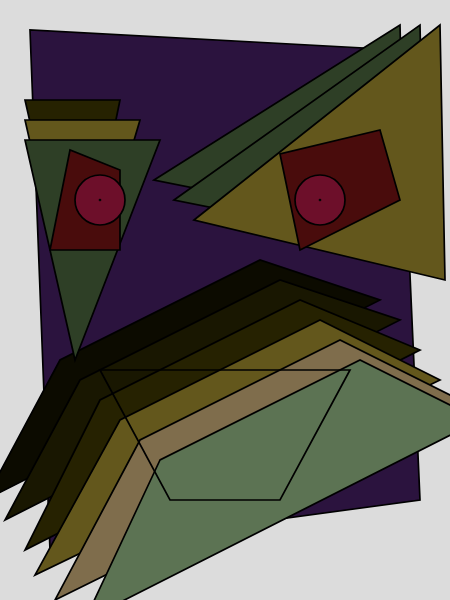
Frame 1 (no input)
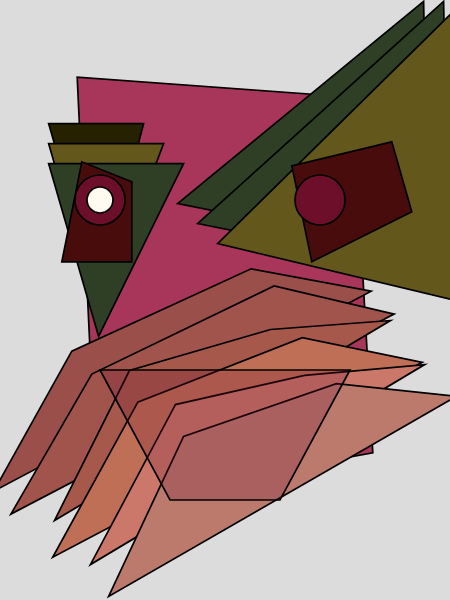
Frame 60 (no input)
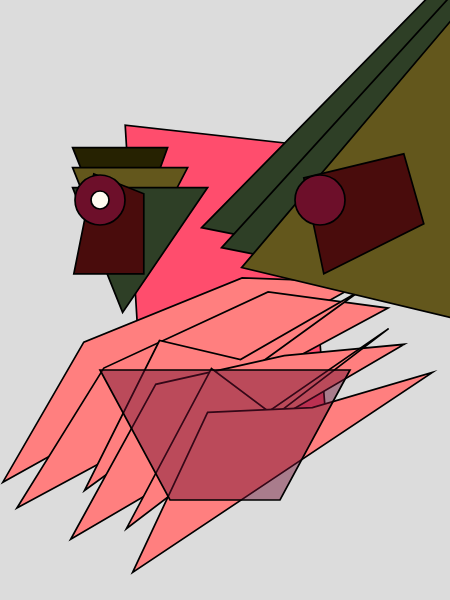
Frame 120 (the mouse pressed at the canvas centre since frame 60)

The p5.js sketch that drew these frames (run headless with seeded random() and noise() and a simulated clock; from frame 60 on, the mouse is pressed at the canvas centre):

// p5.js sketch
// ── sketch.js
let quad1x1= 30
let quad1y1=30
let quad1x2= 50
let quad1y2=550
let quad1x3= 420
let quad1y3=500
let quad1x4= 400
let quad1y4=50
let quad2x1= 60
let quad2y1=360
let quad2x2= -15
let quad2y2=500
let quad2x3= 380
let quad2y3=300
let quad2x4= 260
let quad2y4=260
let quad3x1= 80
let quad3y1=380
let quad3x2= 5
let quad3y2=520
let quad3x3= 400
let quad3y3=320
let quad3x4= 280
let quad3y4=280
let quad4x1= 100
let quad4y1=400
let quad4x2= 25
let quad4y2=550
let quad4x3= 420
let quad4y3=350
let quad4x4= 300
let quad4y4=300
let quad5x1= 120
let quad5y1=420
let quad5x2= 35
let quad5y2=575
let quad5x3= 440
let quad5y3=380
let quad5x4= 320
let quad5y4=320
let quad6x1= 140
let quad6y1=440
let quad6x2= 55
let quad6y2=600
let quad6x3= 460
let quad6y3=400
let quad6x4= 340
let quad6y4=340
let quad7x1= 160
let quad7y1=460
let quad7x2= 85
let quad7y2=620
let quad7x3= 480
let quad7y3=420
let quad7x4= 360
let quad7y4=360
//TRIANGLE
let triangle1x1= 25
let triangle1y1=100
let triangle1x2= 75
let triangle1y2=320
let triangle1x3= 120
let triangle1y3=100
//
let triangle2x1= 25
let triangle2y1=120
let triangle2x2= 75
let triangle2y2=340
let triangle2x3= 140
let triangle2y3=120
//
let triangle3x1= 25
let triangle3y1=140
let triangle3x2= 75
let triangle3y2=360
let triangle3x3= 160
let triangle3y3=140
//
let triangle4x1= 154
let triangle4y1=180
let triangle4x2= 400
let triangle4y2=25
let triangle4x3= 405
let triangle4y3=230
// 
let triangle5x1= 174
let triangle5y1=200
let triangle5x2= 420
let triangle5y2=25
let triangle5x3= 425
let triangle5y3=250
//
let triangle6x1= 194
let triangle6y1=220
let triangle6x2= 440
let triangle6y2=25
let triangle6x3= 445
let triangle6y3=280 
//
let triangle7x1=194
let triangle7y1=220
let triangle7x2=440
let trianlge7y2=25
let triangle7x3=445
let triangle7y3=288
//quad last1
let quad8x1= 70
let quad8y1=150
let quad8x2= 50
let quad8y2=250
let quad8x3= 120
let quad8y3=250
let quad8x4= 120
let quad8y4=170
//quad last2
let quad9x1= 280
let quad9y1=154
let quad9x2= 300
let quad9y2=250
let quad9x3= 400
let quad9y3=200
let quad9x4= 380
let quad9y4=130
//transition progress
let t = 0; 
//
let midQuadAlpha = 0;
function setup() {
  createCanvas(450, 600);
  
}

function draw() {
  background(220);
  stroke('#000000')
  strokeWeight(1.7);
  //
  
  //quad1
  let c1 = lerpColor(color('#2b133e'), color('#ff4d6d'), t);
  fill(c1);
  quad(quad1x1,quad1y1,quad1x2,quad1y2,quad1x3,quad1y3,quad1x4,quad1y4);
//quad2
let c2 = lerpColor(color('#0c0b00'), color('#ff7f7f'), t);
  fill(c2);
  quad(quad2x1,quad2y1,quad2x2,quad2y2,quad2x3,quad2y3,quad2x4,quad2y4)
  //quad3
  let c3 = lerpColor(color('#191701'), color('#ff7f7f'), t);
  fill(c3);
  quad(quad3x1,quad3y1,quad3x2,quad3y2,quad3x3,quad3y3,quad3x4,quad3y4)
  //quad4
  let c4 = lerpColor(color('#262201'), color('#ff7f7f'), t);
  fill(c4);
  quad(quad4x1,quad4y1,quad4x2,quad4y2,quad4x3,quad4y3,quad4x4,quad4y4);
  //quad5
  let c5 = lerpColor(color('#63571c'), color('#ff7f7f'), t);
  fill(c5);
  quad(quad5x1,quad5y1,quad5x2,quad5y2,quad5x3,quad5y3,quad5x4,quad5y4);
  //quad6
  let c6 = lerpColor(color('#7f6d4c'), color('#ff7f7f'), t);
  fill(c6);
  quad(quad6x1,quad6y1,quad6x2,quad6y2,quad6x3,quad6y3,quad6x4,quad6y4);
  //quad7
  let c7 = lerpColor(color('#5c7353'), color('#ff7f7f'), t);
  fill(c7);
  quad(quad7x1,quad7y1,quad7x2,quad7y2,quad7x3,quad7y3,quad7x4,quad7y4);

  //
  fill('#262201')
  triangle(triangle1x1,triangle1y1,triangle1x2,triangle1y2,triangle1x3,triangle1y3);
  fill('#63571c')
  triangle(triangle2x1,triangle2y1,triangle2x2,triangle2y2,triangle2x3,triangle2y3);
  fill('#2e3f26')
  triangle(triangle3x1,triangle3y1,triangle3x2,triangle3y2,triangle3x3,triangle3y3);
  //
  triangle(triangle4x1,triangle4y1,triangle4x2,triangle4y2,triangle4x3,triangle4y3);
  fill('#2e3f26')
  triangle(triangle5x1,triangle5y1,triangle5x2,triangle5y2,triangle5x3,triangle5y3);
  fill('#63571c')
  triangle(triangle6x1,triangle6y1,triangle6x2,triangle6y2,triangle6x3,triangle6y3);
  
  fill('#490c0c')
  quad(quad8x1, quad8y1, quad8x2, quad8y2, quad8x3, quad8y3, quad8x4, quad8y4);
  quad(quad9x1, quad9y1, quad9x2, quad9y2, quad9x3, quad9y3, quad9x4, quad9y4);
  fill('#6d0f2aff')
  circle(100,200,50)
  circle(320,200,50)
  fill('#fffbf0ff')
  circle(320,200,frameCount%30)
  circle(100,200,frameCount%34)
  //
  if (midQuadAlpha < 255) {
  midQuadAlpha += 1; // increase speed if you want faster fade (try 4 for quicker)
}

fill(112, 15, 49, midQuadAlpha); // '#700f31ff' but with transparency
quad(100, 370, 170, 500, 280, 500, 350, 370);
  //
  
  //
  //coordinate frame count 
 quad1x1= quad1x1+0.8
 quad1y1= quad1y1+0.8
 quad1x2= quad1x2+0.8
 quad1y2= quad1y2-0.8
 quad1x3= quad1x3-0.8
 quad1y3= quad1y3-0.8
 quad1x4= quad1x4-0.8
 quad1y4= quad1y4+0.8
 //
 quad2x1= quad2x1+0.2
 quad2y1= quad2y1-0.15
 quad2x2= quad2x2+0.15
 quad2y2= quad2y2-0.15
 quad2x3= quad2x3-0.15
 quad2y3= quad2y3-0.15
 quad2x4= quad2x4-0.15
 quad2y4= quad2y4+0.15
 //
 quad3x1= quad3x1+0.2
 quad3y1= quad3y1-0.1
 quad3x2= quad3x2+0.1
 quad3y2= quad3y2-0.1
 quad3x3= quad3x3-0.1
 quad3y3= quad3y3-0.1
 quad3x4= quad3x4-0.1
 quad3y4= quad3y4+0.1
  //
  quad4x1= quad4x1+0.5
  quad4y1= quad4y1-0.5
  quad4x2= quad4x2+0.5
  quad4y2= quad4y2-0.5
  quad4x3= quad4x3-0.5
  quad4y3= quad4y3-0.5
  quad4x4= quad4x4-0.5
  quad4y4= quad4y4+0.5
  //
  quad5x1= quad5x1+0.3
  quad5y1= quad5y1-0.3
  quad5x2= quad5x2+0.3
  quad5y2= quad5y2-0.3
  quad5x3= quad5x3-0.3
  quad5y3= quad5y3-0.3
  quad5x4= quad5x4-0.3
  quad5y4= quad5y4+0.3
  //
  quad6x1= quad6x1+0.6
  quad6y1= quad6y1-0.6
  quad6x2= quad6x2+0.6
  quad6y2= quad6y2-0.6
  quad6x3= quad6x3-0.6   
  quad6y3= quad6y3-0.6
  quad6x4= quad6x4-0.6
  quad6y4= quad6y4+0.6
  //
  quad7x1= quad7x1+0.4
  quad7y1= quad7y1-0.4
  quad7x2= quad7x2+0.4
  quad7y2= quad7y2-0.4
  quad7x3= quad7x3-0.4   
  quad7y3= quad7y3-0.4
  quad7x4= quad7x4-0.4
  quad7y4= quad7y4+0.4
  //
  triangle1x1= triangle1x1+0.4
  triangle1y1= triangle1y1+0.4
  triangle1x2= triangle1x2+0.4
  triangle1y2= triangle1y2-0.4
  triangle1x3= triangle1x3+0.4
  triangle1y3= triangle1y3+0.4
  //
  triangle2x1= triangle2x1+0.4
  triangle2y1= triangle2y1+0.4
  triangle2x2= triangle2x2+0.4
  triangle2y2= triangle2y2-0.4
  triangle2x3= triangle2x3+0.4
  triangle2y3= triangle2y3+0.4
  //
  triangle3x1= triangle3x1+0.4
  triangle3y1= triangle3y1+0.4
  triangle3x2= triangle3x2+0.4
  triangle3y2= triangle3y2-0.4
  triangle3x3= triangle3x3+0.4
  triangle3y3= triangle3y3+0.4
  //
  triangle4x1= triangle4x1+0.4
  triangle4y1= triangle4y1+0.4
  triangle4x2= triangle4x2+0.4
  triangle4y2= triangle4y2-0.4
  triangle4x3= triangle4x3+0.4
  triangle4y3= triangle4y3+0.4
  //
  triangle5x1= triangle5x1+0.4
  triangle5y1= triangle5y1+0.4
  triangle5x2= triangle5x2+0.4
  triangle5y2= triangle5y2-0.4
  triangle5x3= triangle5x3+0.4
  triangle5y3= triangle5y3+0.4
  //
  triangle6x1= triangle6x1+0.4
  triangle6y1= triangle6y1+0.4
  triangle6x2= triangle6x2+0.4
  triangle6y2= triangle6y2-0.4
  triangle6x3= triangle6x3+0.4
  triangle6y3= triangle6y3+0.4
  //
   quad8x1= quad8x1+0.2
   quad8y1= quad8y1+0.2
   quad8x2= quad8x2+0.2
   quad8y2= quad8y2+0.2
   quad8x3= quad8x3+0.2
   quad8y3= quad8y3+0.2
   quad8x4= quad8x4+0.2
   quad8y4= quad8y4+0.2
   //
   quad9x1= quad9x1+0.2
   quad9y1= quad9y1+0.2
   quad9x2= quad9x2+0.2
   quad9y2= quad9y2+0.2
   quad9x3= quad9x3+0.2
   quad9y3= quad9y3+0.2
   quad9x4= quad9x4+0.2
   quad9y4= quad9y4+0.2   
  
  //
  t += 0.01; 
  t = constrain(t, 0, 1); // Ensure t stays within [0, 1]
  
}
